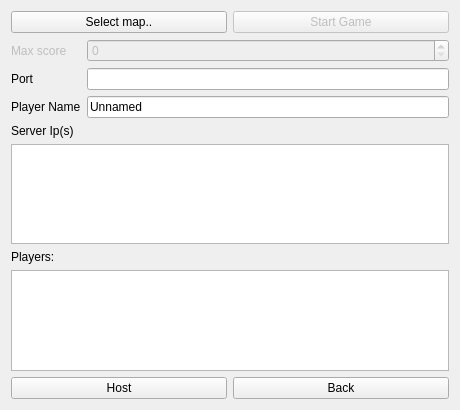
<ui version="4.0">
 <class>HostMenu</class>
 <widget class="QWidget" name="HostMenu">
  <property name="geometry">
   <rect>
    <x>0</x>
    <y>0</y>
    <width>460</width>
    <height>410</height>
   </rect>
  </property>
  <property name="windowTitle">
   <string>Host game</string>
  </property>
  <layout class="QGridLayout" name="gridLayout">
   <item row="0" column="0" colspan="2">
    <widget class="QPushButton" name="mapSelectButton">
     <property name="text">
      <string>Select map..</string>
     </property>
    </widget>
   </item>
   <item row="0" column="2" colspan="2">
    <widget class="QPushButton" name="startGameButton">
     <property name="enabled">
      <bool>false</bool>
     </property>
     <property name="text">
      <string>Start Game</string>
     </property>
    </widget>
   </item>
   <item row="11" column="0" colspan="4">
    <widget class="QListWidget" name="clientListWidget"/>
   </item>
   <item row="12" column="0" colspan="2">
    <widget class="QPushButton" name="hostButton">
     <property name="text">
      <string>Host</string>
     </property>
    </widget>
   </item>
   <item row="12" column="2" colspan="2">
    <widget class="QPushButton" name="backButton">
     <property name="text">
      <string>Back</string>
     </property>
    </widget>
   </item>
   <item row="8" column="0">
    <widget class="QLabel" name="infoLabel">
     <property name="text">
      <string>Players:</string>
     </property>
    </widget>
   </item>
   <item row="5" column="0" colspan="4">
    <layout class="QGridLayout" name="gridLayout_2">
     <item row="2" column="0">
      <widget class="QLabel" name="playerNameLabel">
       <property name="text">
        <string>Player Name</string>
       </property>
      </widget>
     </item>
     <item row="2" column="1">
      <widget class="QLineEdit" name="playerNameLineEdit">
       <property name="text">
        <string>Unnamed</string>
       </property>
      </widget>
     </item>
     <item row="1" column="0">
      <widget class="QLabel" name="portLabel">
       <property name="text">
        <string>Port</string>
       </property>
      </widget>
     </item>
     <item row="1" column="1">
      <widget class="QLineEdit" name="portLineEdit">
       <property name="sizePolicy">
        <sizepolicy hsizetype="Ignored" vsizetype="Fixed">
         <horstretch>0</horstretch>
         <verstretch>0</verstretch>
        </sizepolicy>
       </property>
       <property name="text">
        <string/>
       </property>
      </widget>
     </item>
     <item row="0" column="0">
      <widget class="QLabel" name="maxScore">
       <property name="enabled">
        <bool>false</bool>
       </property>
       <property name="text">
        <string>Max score</string>
       </property>
      </widget>
     </item>
     <item row="0" column="1">
      <widget class="QSpinBox" name="livesSpinBox">
       <property name="enabled">
        <bool>false</bool>
       </property>
      </widget>
     </item>
    </layout>
   </item>
   <item row="6" column="0">
    <widget class="QLabel" name="serverIPLabel">
     <property name="text">
      <string>Server Ip(s)</string>
     </property>
    </widget>
   </item>
   <item row="7" column="0" colspan="4">
    <widget class="QTextEdit" name="serverIpsTextEdit">
     <property name="readOnly">
      <bool>true</bool>
     </property>
    </widget>
   </item>
  </layout>
 </widget>
 <resources/>
 <connections>
  <connection>
   <sender>backButton</sender>
   <signal>clicked()</signal>
   <receiver>HostMenu</receiver>
   <slot>hide()</slot>
   <hints>
    <hint type="sourcelabel">
     <x>188</x>
     <y>316</y>
    </hint>
    <hint type="destinationlabel">
     <x>233</x>
     <y>318</y>
    </hint>
   </hints>
  </connection>
 </connections>
</ui>
